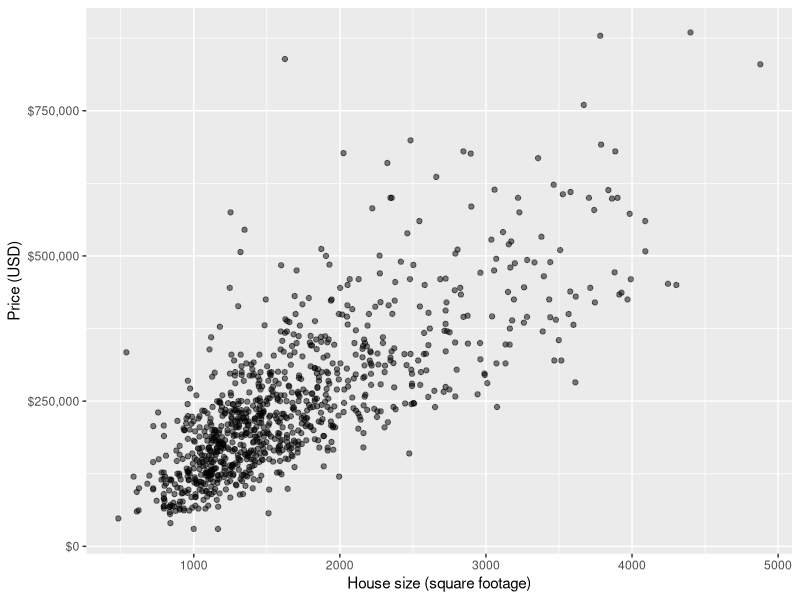
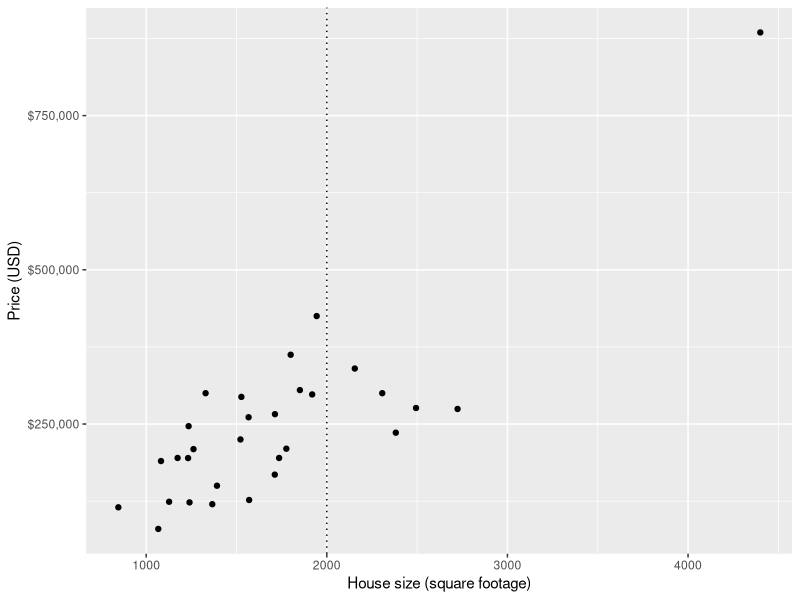
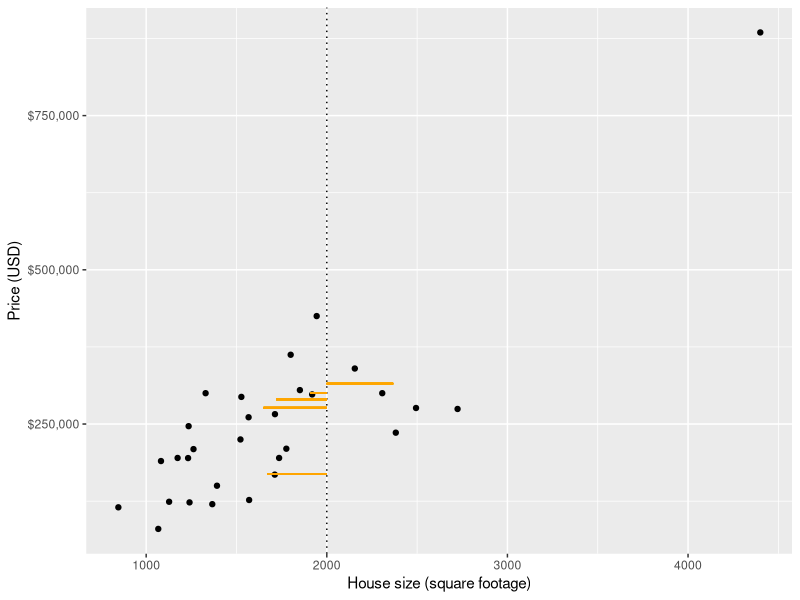
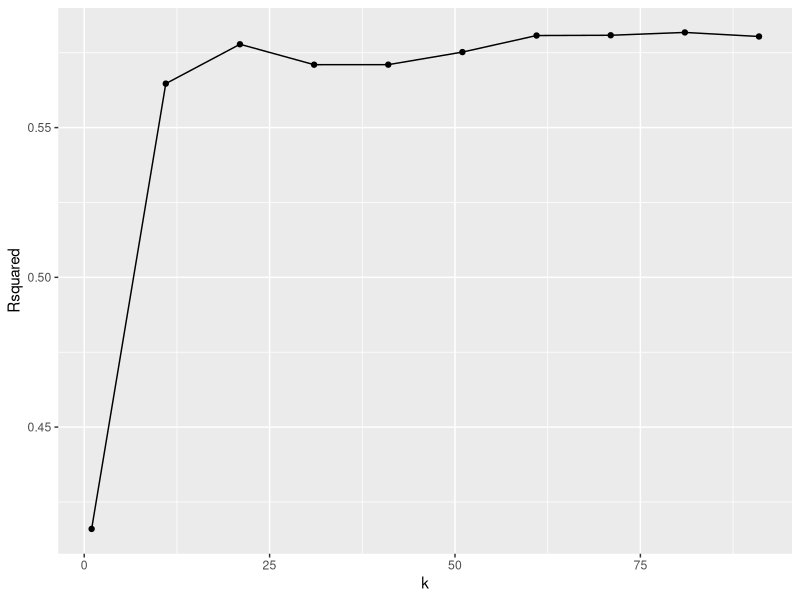

Write the R code that produced these figures, in order.
## ---- chunk 1
knitr::opts_chunk$set(echo = TRUE)
## ---- chunk 2
library(tidyverse)
library(scales)
library(caret)

data(Sacramento)
head(Sacramento)
## ---- chunk 3
eda <- ggplot(Sacramento, aes(x = sqft, y = price)) +
  geom_point(alpha = 0.5) +
  xlab("House size (square footage)") +
  ylab("Price (USD)") +
  scale_y_continuous(labels=dollar_format()) 
eda
## ---- chunk 4
set.seed(2019)
small_sacramento <- sample_n(Sacramento, size = 30)
## ---- chunk 5
small_plot <- ggplot(small_sacramento, aes(x = sqft, y = price)) +
  geom_point() +
  xlab("House size (square footage)") +
  ylab("Price (USD)") +
  scale_y_continuous(labels=dollar_format()) +
  geom_vline(xintercept = 2000, linetype = "dotted") 
small_plot
## ---- chunk 6
small_sacramento %>% 
  mutate(diff = abs(2000 - sqft)) %>% 
  arrange(diff) %>% 
  head(5)
## ---- chunk 7
small_plot +
  geom_segment(aes(x = 2000, y = 300500, xend = 1910, yend = 300500), col = "orange") + 
  geom_segment(aes(x = 2000, y = 290000, xend = 1720, yend = 290000), col = "orange") + 
  geom_segment(aes(x = 2000, y = 168750, xend = 1669, yend = 168750), col = "orange") +
  geom_segment(aes(x = 2000, y = 276500, xend = 1650, yend = 276500), col = "orange") + 
  geom_segment(aes(x = 2000, y = 315537, xend = 2367, yend = 315537), col = "orange") 

## ---- chunk 8
small_sacramento %>% 
  mutate(diff = abs(2000 - sqft)) %>% 
  arrange(diff) %>% 
  head(5) %>% 
  summarise(predicted = mean(price))

## ---- chunk 9
set.seed(2019) # makes the random selection of rows reproducible
training_rows <- Sacramento %>% 
  select(price) %>% 
  unlist() %>% # converts Class from a tibble to a vector
  createDataPartition(p = 0.6, list = FALSE)

X_train <- Sacramento %>% 
  select(sqft) %>% 
  slice(training_rows) %>% 
  data.frame()

Y_train <- Sacramento %>% 
  select(price) %>% 
  slice(training_rows) %>% 
  unlist()

X_test <- Sacramento %>% 
  select(sqft) %>% 
  slice(-training_rows) %>% 
  data.frame()

Y_test <- Sacramento %>% 
  select(price) %>% 
  slice(-training_rows) %>% 
  unlist()
## ---- chunk 10
train_control <- trainControl(method = "cv", number = 10)
# makes a column of k's, from 1 to 100 in increments of 10
k_lots = data.frame(k = seq(from = 1, to = 100, by = 10)) 

set.seed(1234)
knn_reg_cv_10 <- train(x = X_train, 
                       y = Y_train, 
                       method = "knn", 
                       tuneGrid = k_lots, 
                       trControl = train_control) 
knn_reg_cv_10

ggplot(knn_reg_cv_10$results, aes(x = k, y = Rsquared)) +
  geom_point() +
  geom_line()
## ---- chunk 11
k = data.frame(k = 51)

set.seed(1234)
knn_reg_final <- train(x = X_train, y = Y_train, method = "knn", tuneGrid = k)

test_pred <- predict(knn_reg_final, X_test)
modelvalues <- data.frame(obs = Y_test, pred = test_pred)
test_results <- defaultSummary(modelvalues)
test_results
